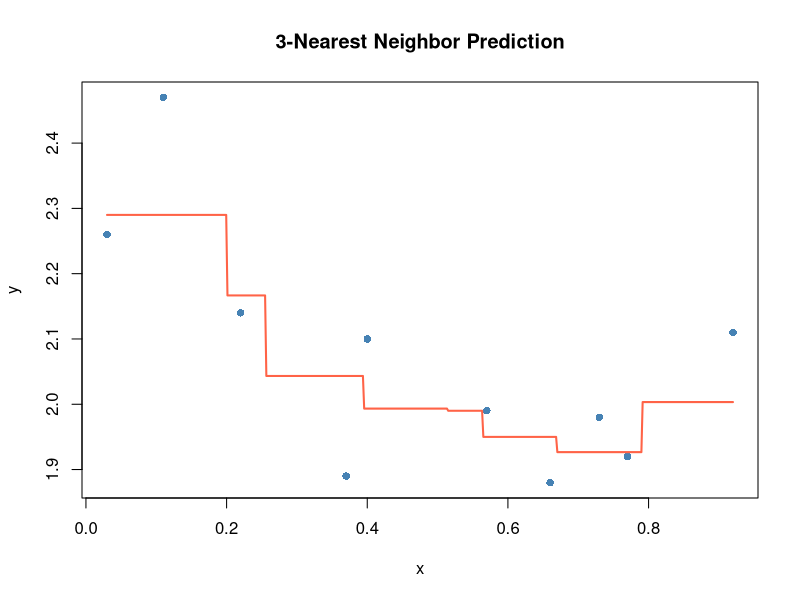

This chart was generated by the following R code:
## ---- chunk 1
cells <- 72 * (1 - 1/72)^30
cells
## ---- chunk 2
x_0 <- 0.45
x_a <- 0.38
x_b <- 0.57
y_a <- 1.92
y_b <- 2.04

w_a <- (x_b - x_0) / (x_b - x_a)
w_a
w_b <- (x_0 - x_a) / (x_b - x_a)
w_b

w_a * y_a + w_b * y_b
## ---- chunk 3
# x = 0.22, 0.03, 0.11
x_02 = (2.14 + 2.26 + 2.47)/3
x_02
# x = .37, .57, .40
x_05 = (1.89 + 1.99 + 2.1)/3
x_05

#x = 0.66, 0.77, 0.73
x_07 = (1.88 + 1.92 + 1.98)/3
x_07
## ---- chunk 4
x <- c(0.22, 0.37, 0.57, 0.66, 0.03, 0.92, 0.77, 0.73, 0.11, 0.40)
y <- c(2.14, 1.89, 1.99, 1.88, 2.26, 2.11, 1.92, 1.98, 2.47, 2.10)

predict_3nn <- function(x_new, x_train, y_train) {
  sapply(x_new, function(xi) {
    dists <- abs(x_train - xi)
    nearest_idx <- order(dists)[1:3]
    mean(y_train[nearest_idx])
  })
}

x_grid <- seq(min(x), max(x), length.out = 500)
y_pred <- predict_3nn(x_grid, x, y)

plot(x, y, pch = 16, col = "steelblue", 
     xlab = "x", ylab = "y", 
     main = "3-Nearest Neighbor Prediction")

lines(x_grid, y_pred, col = "tomato", lwd = 2)
